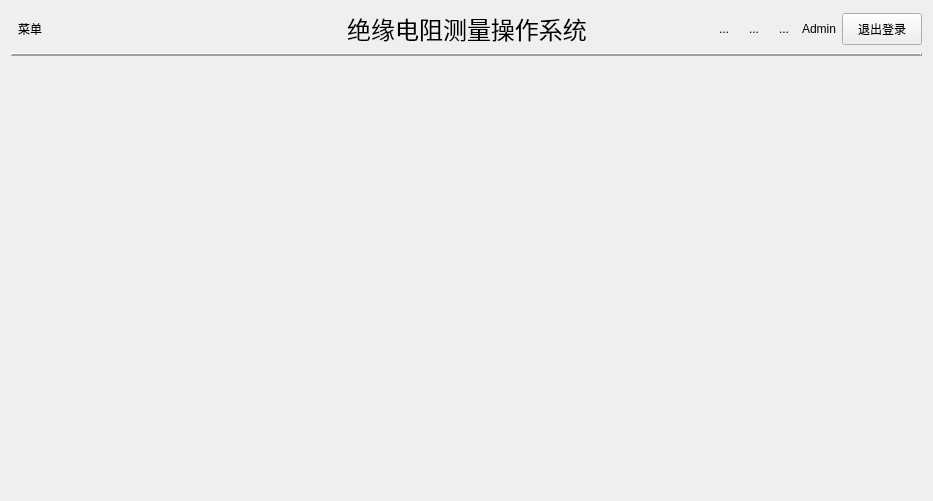
<?xml version="1.0" encoding="UTF-8"?>
<ui version="4.0">
 <class>IR_TestMain</class>
 <widget class="QWidget" name="IR_TestMain">
  <property name="geometry">
   <rect>
    <x>0</x>
    <y>0</y>
    <width>933</width>
    <height>501</height>
   </rect>
  </property>
  <property name="windowTitle">
   <string>Form</string>
  </property>
  <layout class="QVBoxLayout" name="verticalLayout">
   <item>
    <widget class="QWidget" name="widget" native="true">
     <property name="minimumSize">
      <size>
       <width>0</width>
       <height>0</height>
      </size>
     </property>
     <property name="maximumSize">
      <size>
       <width>16777215</width>
       <height>50</height>
      </size>
     </property>
     <layout class="QHBoxLayout" name="horizontalLayout_4">
      <property name="leftMargin">
       <number>0</number>
      </property>
      <property name="topMargin">
       <number>0</number>
      </property>
      <property name="rightMargin">
       <number>0</number>
      </property>
      <property name="bottomMargin">
       <number>0</number>
      </property>
      <item>
       <layout class="QHBoxLayout" name="horizontalLayout">
        <property name="spacing">
         <number>0</number>
        </property>
        <item>
         <widget class="QToolButton" name="toolButton_Menu">
          <property name="text">
           <string>菜单</string>
          </property>
          <property name="icon">
           <iconset resource="IR_Analysis.qrc">
            <normaloff>:/resource/image/more.png</normaloff>:/resource/image/more.png</iconset>
          </property>
          <property name="iconSize">
           <size>
            <width>32</width>
            <height>32</height>
           </size>
          </property>
          <property name="autoRaise">
           <bool>true</bool>
          </property>
         </widget>
        </item>
        <item>
         <spacer name="horizontalSpacer">
          <property name="orientation">
           <enum>Qt::Horizontal</enum>
          </property>
          <property name="sizeHint" stdset="0">
           <size>
            <width>40</width>
            <height>20</height>
           </size>
          </property>
         </spacer>
        </item>
       </layout>
      </item>
      <item>
       <widget class="QLabel" name="label">
        <property name="font">
         <font>
          <family>Microsoft YaHei</family>
          <pointsize>18</pointsize>
         </font>
        </property>
        <property name="text">
         <string>绝缘电阻测量操作系统</string>
        </property>
        <property name="alignment">
         <set>Qt::AlignCenter</set>
        </property>
       </widget>
      </item>
      <item>
       <layout class="QHBoxLayout" name="horizontalLayout_3">
        <item>
         <spacer name="horizontalSpacer_2">
          <property name="orientation">
           <enum>Qt::Horizontal</enum>
          </property>
          <property name="sizeHint" stdset="0">
           <size>
            <width>40</width>
            <height>20</height>
           </size>
          </property>
         </spacer>
        </item>
        <item>
         <widget class="QToolButton" name="toolButton_2">
          <property name="text">
           <string>...</string>
          </property>
          <property name="icon">
           <iconset resource="IR_Analysis.qrc">
            <normaloff>:/resource/image/blue/help.png</normaloff>:/resource/image/blue/help.png</iconset>
          </property>
          <property name="iconSize">
           <size>
            <width>32</width>
            <height>32</height>
           </size>
          </property>
          <property name="autoRaise">
           <bool>true</bool>
          </property>
         </widget>
        </item>
        <item>
         <widget class="QToolButton" name="toolButton_Setting">
          <property name="text">
           <string>...</string>
          </property>
          <property name="icon">
           <iconset resource="IR_Analysis.qrc">
            <normaloff>:/resource/image/blue/set.png</normaloff>:/resource/image/blue/set.png</iconset>
          </property>
          <property name="iconSize">
           <size>
            <width>32</width>
            <height>32</height>
           </size>
          </property>
          <property name="autoRaise">
           <bool>true</bool>
          </property>
         </widget>
        </item>
        <item>
         <widget class="QToolButton" name="toolButton_UserIcon">
          <property name="text">
           <string>...</string>
          </property>
          <property name="icon">
           <iconset resource="IR_Analysis.qrc">
            <normaloff>:/resource/image/admin_user.png</normaloff>:/resource/image/admin_user.png</iconset>
          </property>
          <property name="iconSize">
           <size>
            <width>32</width>
            <height>32</height>
           </size>
          </property>
          <property name="autoRaise">
           <bool>true</bool>
          </property>
         </widget>
        </item>
        <item>
         <widget class="QLabel" name="label_UserName">
          <property name="text">
           <string>Admin</string>
          </property>
         </widget>
        </item>
        <item>
         <widget class="QPushButton" name="pushButton_Logout">
          <property name="minimumSize">
           <size>
            <width>80</width>
            <height>32</height>
           </size>
          </property>
          <property name="maximumSize">
           <size>
            <width>80</width>
            <height>32</height>
           </size>
          </property>
          <property name="text">
           <string>退出登录</string>
          </property>
         </widget>
        </item>
       </layout>
      </item>
     </layout>
    </widget>
   </item>
   <item>
    <widget class="Line" name="line">
     <property name="frameShadow">
      <enum>QFrame::Raised</enum>
     </property>
     <property name="lineWidth">
      <number>2</number>
     </property>
     <property name="orientation">
      <enum>Qt::Horizontal</enum>
     </property>
    </widget>
   </item>
   <item>
    <widget class="QStackedWidget" name="stackedWidget">
     <widget class="IR_TestOperatorWgt" name="page_Main"/>
     <widget class="IR_DataBrowerWgt" name="page_DataBrower"/>
     <widget class="IR_DataManagerWgt" name="page_DataManger"/>
    </widget>
   </item>
  </layout>
 </widget>
 <customwidgets>
  <customwidget>
   <class>IR_DataManagerWgt</class>
   <extends>QWidget</extends>
   <header>IR_DataManagerWgt.h</header>
   <container>1</container>
  </customwidget>
  <customwidget>
   <class>IR_TestOperatorWgt</class>
   <extends>QWidget</extends>
   <header>IR_TestOperatorWgt.h</header>
   <container>1</container>
  </customwidget>
  <customwidget>
   <class>IR_DataBrowerWgt</class>
   <extends>QWidget</extends>
   <header>IR_DataBrowerWgt.h</header>
   <container>1</container>
  </customwidget>
 </customwidgets>
 <resources>
  <include location="IR_Analysis.qrc"/>
 </resources>
 <connections/>
</ui>
